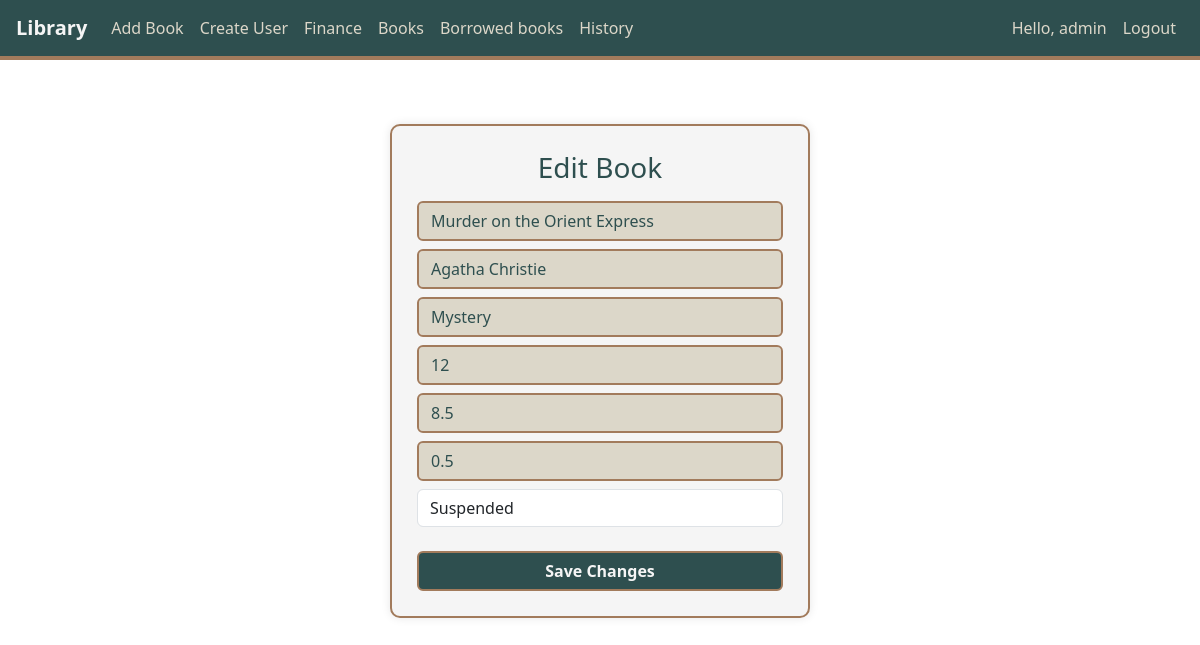
The page /admin/books/edit/1 (signed in) on the database its author committed.
### tables this page shows
CREATE TABLE books (    id INTEGER PRIMARY KEY AUTOINCREMENT,    title TEXT NOT NULL,    author_id INTEGER NOT NULL,    genre_id INTEGER NOT NULL,    stock INTEGER NOT NULL DEFAULT 0,    status TEXT NOT NULL DEFAULT 'active',       buy_price REAL NOT NULL DEFAULT 0,           borrow_fee REAL NOT NULL DEFAULT 0,         FOREIGN KEY (author_id) REFERENCES authors(id),    FOREIGN KEY (genre_id) REFERENCES genres(id));

CREATE TABLE authors (    id INTEGER PRIMARY KEY AUTOINCREMENT,    name TEXT NOT NULL UNIQUE);

CREATE TABLE genres (    id INTEGER PRIMARY KEY AUTOINCREMENT,    name TEXT NOT NULL UNIQUE);

### app.py (the view, shortened to what this page needs)
@app.route("/admin/books/edit/<int:book_id>", methods=["GET", "POST"])
@login_required
def edit_book(book_id):
    if request.method == "GET":
        book = db.execute("""
            SELECT books.*, authors.name AS author_name, genres.name AS genre_name
            FROM books
            JOIN authors ON books.author_id = authors.id
            JOIN genres ON books.genre_id = genres.id
            WHERE books.id = ?
        """, book_id)
        if not book:
            flash("Book not found.")
            return redirect("/index")
        return render_template("edit_book.html", book=book[0])

### app.py (called while the page is built)
def login_required(f):
    @wraps(f)
    def decorated_function(*args, **kwargs):
        if session.get("user_id") is None:
            flash("You must be logged in.")
            return redirect("/login")
        return f(*args, **kwargs)
    return decorated_function

### templates/edit_book.html (shortened to what this page needs)
{% extends "layout.html" %}
{% block body %}
<div class="auth-box">
    <h3 class="text-center mb-3" style="color:#2E4F4F;">Edit Book</h3>
   <form action="/admin/books/edit/{{ book.id }}" method="post">
        <input name="title" class="form-control my-2" value="{{ book.title }}" placeholder="Title">
        <input name="author" class="form-control my-2" value="{{ book.author_name }}" placeholder="Author">
        <input name="genre" class="form-control my-2" value="{{ book.genre_name }}" placeholder="Genre">
        <input name="stock" type="number" class="form-control my-2" value="{{ book.stock }}" placeholder="Stock">
        <input name="buy_price" type="number" step="0.01" class="form-control my-2" value="{{ book.buy_price }}" placeholder="Buy Price">
        <input name="borrow_fee" type="number" step="0.01" class="form-control my-2" value="{{ book.borrow_fee }}" placeholder="Borrow Fee">
        <select name="status" class="form-control my-2">
            <option value="suspended" {% if book.status == 'suspended' %}selected{% endif %}>Suspended</option>
        </select>
        <button class="btn btn-library w-100 mt-3" >Save Changes</button>
    </form>
</div>
{% endblock %}

### static/css/styles.css (style rules this page uses)
.auth-box { max-width: 420px; margin: 40px auto; padding: 25px; background: #F5F5F5; border-radius: 10px; border: 2px solid #A27B5C; box-shadow: 0 0 10px rgba(0,0,0,0.1); }
.auth-box input { border: 2px solid #A27B5C; background-color: #DCD7C9; color: #2E4F4F; }
.btn-library { background-color: #2E4F4F; color: #F5F5F5; border: 2px solid #A27B5C; font-weight: 600; }

### rows shown on the page
books: title "Murder on the Orient Express", stock "12", buy_price "8.5", borrow_fee "0.5", status "Suspended"
authors: author "Agatha Christie"
genres: genre "Mystery"

### other values the page prints
{{ session.username }} "admin"
